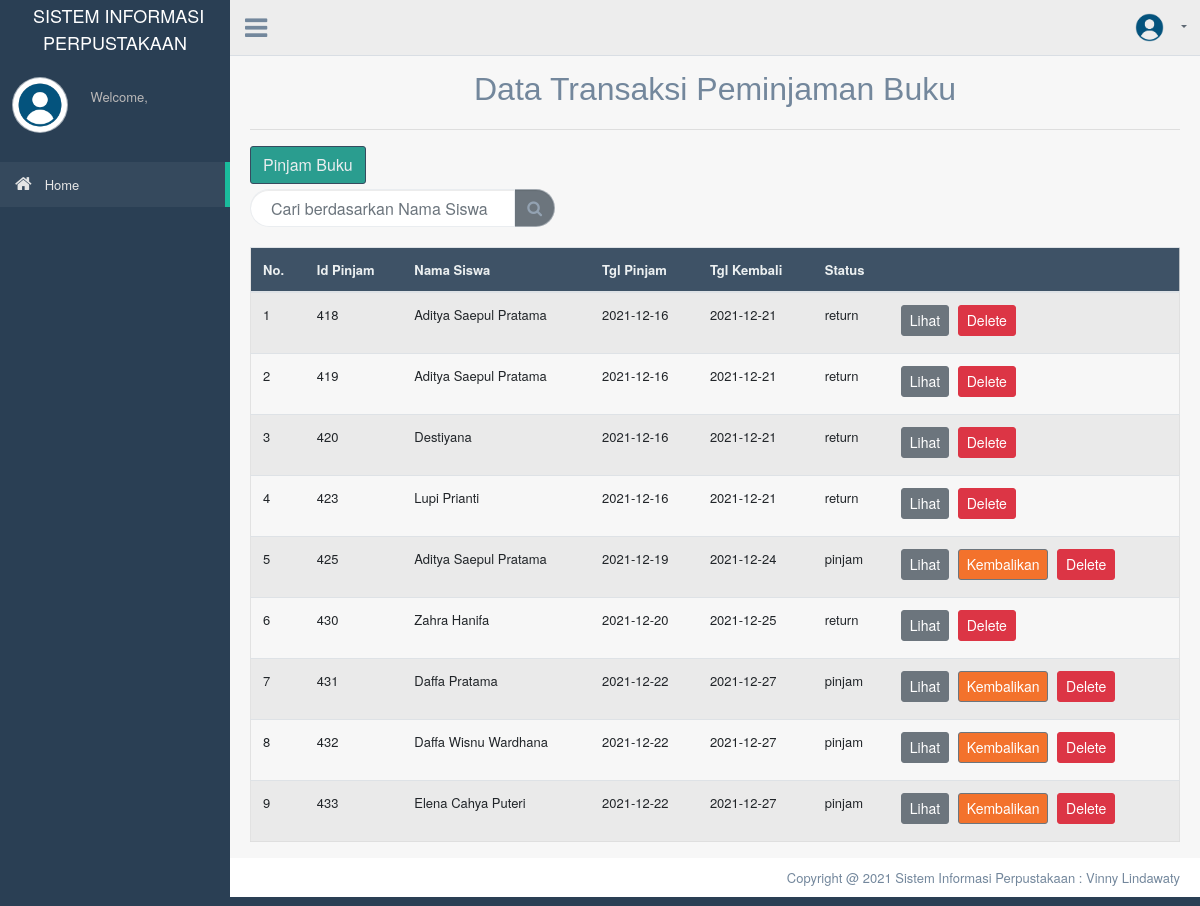
The app's page /index.php?page=peminjaman_data with its own data.
### tables this page shows
CREATE TABLE `peminjaman` (
  `id_pinjam` int(10) NOT NULL,
  `id_anggota` int(5) NOT NULL,
  `nama_siswa` varchar(30) NOT NULL,
  `tgl_pinjam` date NOT NULL,
  `tgl_kembali` date NOT NULL,
  `status` varchar(7) NOT NULL
);

### peminjaman_data.php (the view, shortened to what this page needs)
<?php
include('koneksi.php');
?>
<div class="container" style="margin-top:20px">
	<center>
		<font size="6" face="Helvetica">Data Transaksi Peminjaman Buku</font>
	</center>
	<hr>
	<a href="peminjaman_tambah.php"><button class="btn btn-dark right" style="background: #2A9D8F;">Pinjam Buku</button></a>
	<div class="table-responsive">
		<table  id="datatable-buttons" class="table table-striped jambo_table bulk_action">
			<thead>
				<tr>
					<th> No. </th>
					<th> Id Pinjam </th>
					<th> Nama Siswa </th>
					<th> Tgl Pinjam </th>
					<th> Tgl Kembali </th>
					<th> Status </th>
					<th> </th>
				</tr>
			</thead>
			<tbody>
				<form action="" method="POST">
					<div class="title_right">
						<div class="col-md-4 col-sm-4 col-xs-12 form-group pull-right top_search">
							<div class="input-group">
								<input type="text" class="form-control" name="qcari" placeholder="Cari berdasarkan Nama Siswa" required />
								<span class="input-group-btn">
									<button class="btn btn-secondary" type="submit"><i class="fa fa-search"></i></button>
								</span>
							</div>
						</div>
					</div>
				</form>
				<?php
				if (isset($_POST['qcari'])) {
					$qcari = $_POST['qcari'];
					$data = mysqli_query($koneksi, "SELECT * FROM peminjaman  where nama_siswa LIKE '%" . $qcari . "%' or id_pinjam LIKE '%" . $qcari . "%'") or die(mysql_error());
				} else {
					$data = mysqli_query($koneksi, "SELECT * FROM peminjaman ") or die(mysql_error());
				}
				$no = 1;
				?>
				<?php
				while ($peminjaman = mysqli_fetch_assoc($data)) :
				?>
					<tr>
						<td><?php echo $no++; ?></td>
						<td><?php echo $peminjaman['id_pinjam']; ?></td>
						<td><?php echo $peminjaman['nama_siswa']; ?></td>
						<td><?php echo $peminjaman['tgl_pinjam']; ?></td>
						<td><?php echo $peminjaman['tgl_kembali']; ?></td>
						<td><?php echo $peminjaman['status']; ?></td>
						<td>
							<a href="javascript:void(0)" class="btn btn-secondary btn-sm" data-toggle="modal" data-target="#modal<?php echo $peminjaman['id_pinjam'] ?>">Lihat</a>
							<?php if($peminjaman['status'] != 'return'){?><a href="kembali_buku.php?id_pinjam=<?php echo $peminjaman['id_pinjam']; ?>" class="btn btn-secondary btn-sm" style="background: #f3722c;">Kembalikan</a> <?php } ?>
							<a href="peminjaman_delete.php?id_pinjam=<?php echo $peminjaman['id_pinjam']; ?>" class="btn btn-danger btn-sm" onclick="return confirm(\'Yakin ingin menghapus data ini?\')">Delete</a>
						</td>
					</tr>
				<?php endwhile; ?>
			</tbody>
		</table>
	</div>
</div>

### records on screen
peminjaman: id_pinjam "418", nama_siswa "Aditya Saepul Pratama", tgl_pinjam "2021-12-16", tgl_kembali "2021-12-21", status "return"
peminjaman: id_pinjam "419", nama_siswa "Aditya Saepul Pratama", tgl_pinjam "2021-12-16", tgl_kembali "2021-12-21", status "return"
peminjaman: id_pinjam "420", nama_siswa "Destiyana", tgl_pinjam "2021-12-16", tgl_kembali "2021-12-21", status "return"
peminjaman: id_pinjam "423", nama_siswa "Lupi Prianti", tgl_pinjam "2021-12-16", tgl_kembali "2021-12-21", status "return"
peminjaman: id_pinjam "425", nama_siswa "Aditya Saepul Pratama", tgl_pinjam "2021-12-19", tgl_kembali "2021-12-24", status "pinjam"
peminjaman: id_pinjam "430", nama_siswa "Zahra Hanifa", tgl_pinjam "2021-12-20", tgl_kembali "2021-12-25", status "return"
peminjaman: id_pinjam "431", nama_siswa "Daffa Pratama", tgl_pinjam "2021-12-22", tgl_kembali "2021-12-27", status "pinjam"
peminjaman: id_pinjam "432", nama_siswa "Daffa Wisnu Wardhana", tgl_pinjam "2021-12-22", tgl_kembali "2021-12-27", status "pinjam"
peminjaman: id_pinjam "433", nama_siswa "Elena Cahya Puteri", tgl_pinjam "2021-12-22", tgl_kembali "2021-12-27", status "pinjam"
